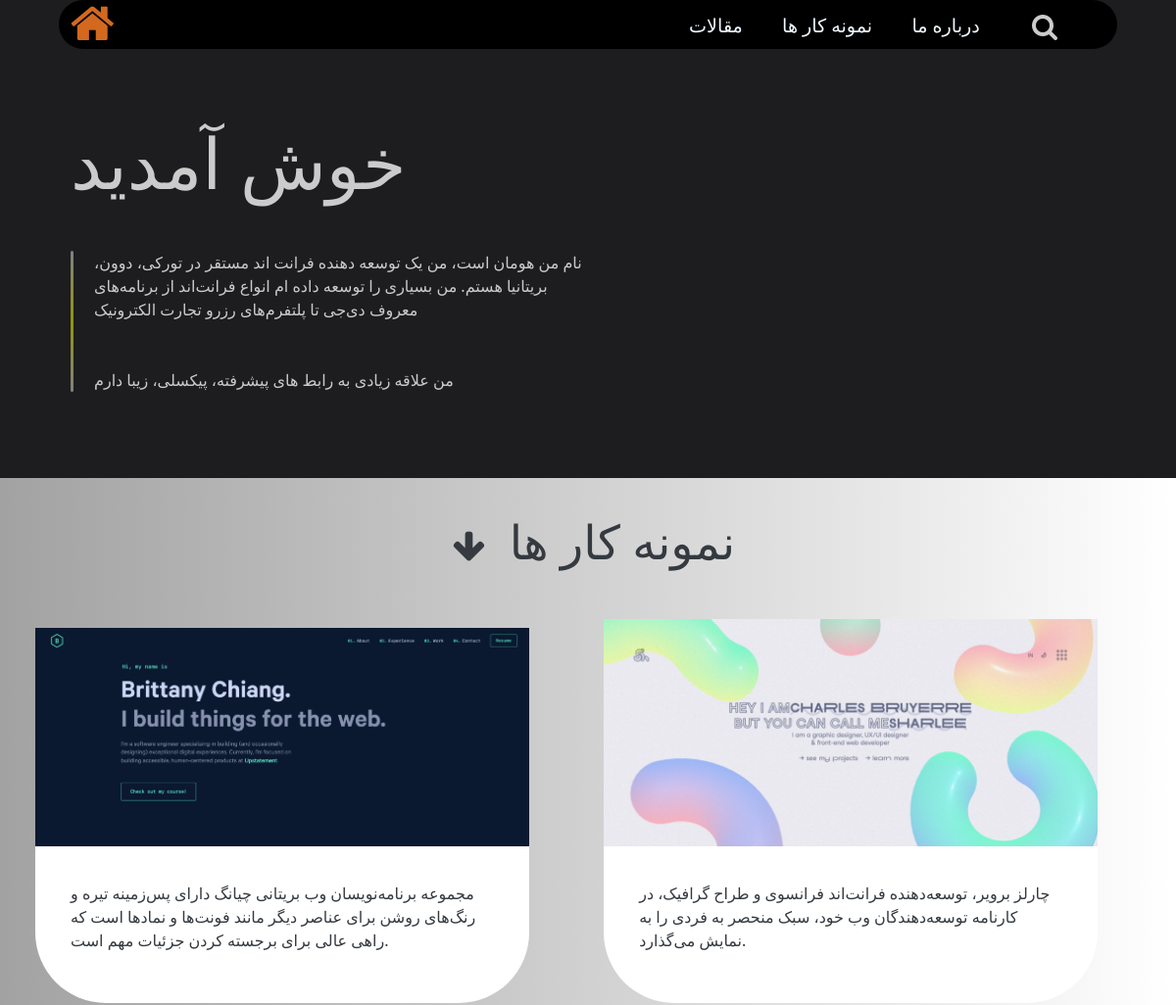
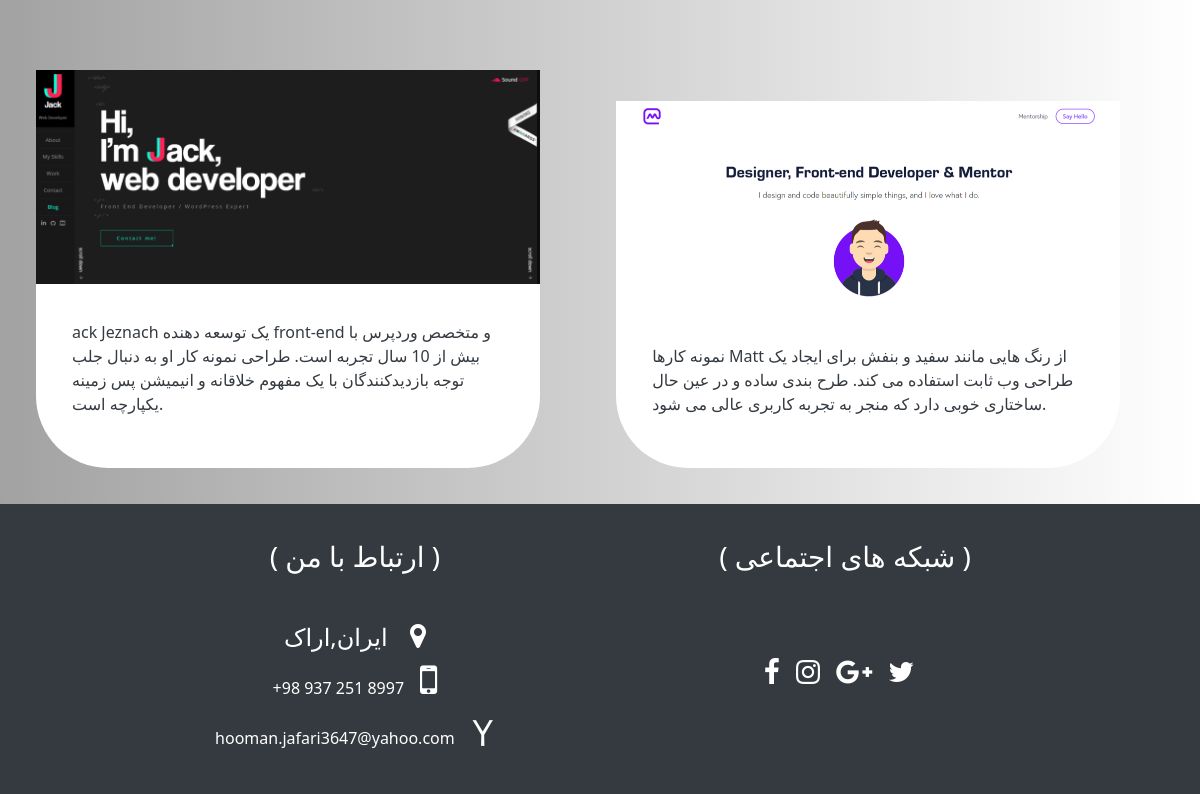
The app's page /cv/ with its own data (2 pictures, top to bottom).
### cv/models.py (models this page shows, shortened)
class MyCv(models.Model):
    img = models.ImageField(upload_to='img/%y')
    body = models.CharField(max_length=300)

### cv/views.py (the view)
# urls.py: path('', views.CvView.as_view(), name='cv_page'),
class CvView(View):
    def get(self, request):
        cv = MyCv.objects.all()
        return render(request, 'cv/cv.html', {'cv': cv})

### cv/templates/cv/cv.html (shortened to what this page needs)
<!DOCTYPE html>
<html lang="en">
<head>
    <link rel="stylesheet" href="/static/cv.css">
    <link href="https://cdn.jsdelivr.net/npm/bootstrap@5.3.2/dist/css/bootstrap.min.css" rel="stylesheet"
>
    <link rel="stylesheet" href="/static/Fonts/font-awesome-4.7.0/css/font-awesome.min.css">
</head>
<body>
    <div class="cv-app">
        <header class="cv-header">
            {% include 'includes/navbar.html' %}
            <div class="cv-header-content">
                <article class="cv-article">
                    <h3 class="mb-5">خوش آمدید</h3>
                    <div class="cv-article-p">
                        <div class="cv-wr"></div>
                        <p class="mb-5">نام من هومان است، من یک توسعه دهنده فرانت اند مستقر در تورکی، دوون، بریتانیا
                            هستم.
                            من بسیاری را
                            توسعه داده ام
                            انواع فرانت‌اند از برنامه‌های معروف دی‌جی تا پلتفرم‌های رزرو تجارت الکترونیک
                        </p>
                        <p>
                            من علاقه زیادی به رابط های پیشرفته، پیکسلی، زیبا دارم
                        </p>
                    </div>
                </article>
            </div>
        </header>
        <div class="cv-content">
            <h3><i class="fa fa-arrow-down"></i> نمونه کار ها</h3>
            {% for i in cv %}
            <div class="cv-item">
                <img src="{{ i.img.url }}" class="">
                <div>
                    <p>
                        {{ i.body }}
                    </p>
                </div>
            </div>
            {% endfor %}
        </div>
        {% include 'includes/footer.html' %}
    </div>
</body>
</html>

### templates/includes/navbar.html (shortened to what this page needs)
<nav class="nav-style position-relative">
    <div class="nav-left">
        <ul>
            <li class="nav-icon"><a class="nav-link text-info" href="{% url 'home:home' %}"><i class="fa fa-home"></i></a></li>
        </ul>
    </div>
    <div class="nav-right">
        <ul>
            <li class="nav-icon"><a class="nav-link" href="{% url 'article:article' %}">مقالات</a></li>
            <li class="nav-icon"><a class="nav-link" href="{% url 'cv:cv_page' %}"> نمونه کار ها</a></li>
            <li class="nav-icon"><a class="nav-link" href="{% url 'about-us:about_us' %}">درباره ما</a></li>
            <li class="nav-icon"><button onclick="SearchBox()" class="btn"><i class="fs-3 search-icon fa fa-search"></i></button></li>
        </ul>
    </div>
</nav>

### templates/includes/footer.html
<footer class="footer">
    <div class="container">
        <div class="footer-contact">
            <article class="lh-lg">
                <h3 class="mb-5">( ارتباط با من )</h3>
                <h4>
                    ایران,اراک
                    <i class="ms-3 fs-3 fa fa-map-marker"></i>
                </h4>
                <p>+98 937 251 8997<i class="ms-3 fs-1 fa fa-mobile"></i></p>
                <p>hooman.jafari3647@yahoo.com<i class="ms-3 fs-3 fa fa-yahoo"></i></p>
            </article>
        </div>
        <div class="social-media">
            <article >
                <h3 class="">( شبکه های اجتماعی )</h3>
                <a href="https://instagram.com/hooman_jafari76?utm_source=qr&igshid=MW10bzZoMTVsYzJheA==" target="_blank" class="text-white">
                    <i class="fa fa-facebook fs-3"></i>
                </a>
                <a href="https://instagram.com/hooman_jafari76?utm_source=qr&igshid=MW10bzZoMTVsYzJheA==" target="_blank" class="text-white">
                    <i class="fa fa-instagram fs-3"></i>
                </a>
                <a href="https://instagram.com/hooman_jafari76?utm_source=qr&igshid=MW10bzZoMTVsYzJheA==" target="_blank" class="text-white">
                    <i class="fa fa-google-plus fs-3"></i>
                </a>
                <a href="https://instagram.com/hooman_jafari76?utm_source=qr&igshid=MW10bzZoMTVsYzJheA==" target="_blank" class="text-white">
                    <i class="fa fa-twitter fs-3"></i>
                </a>
            </article>
        </div>
    </div>
</footer>

### static/cv.css (style rules this page uses)
.nav-style { background-color: black; }
.cv-app { background-color: #1D1D20; }
.cv-article { color: #CBCBCB; width: calc(100% / 2); display: inline-block; }
.cv-header-content { position: relative; padding: 6vw; }
.cv-article h3 { font-size: 6vw; }
.cv-wr { position: absolute; display: inline-block; background-image: radial-gradient(circle, rgba(255, 255, 0, 0.527), gray); border-radius: 3vw; height: 100%; width: 3px; }
.cv-article-p { position: relative; }
.cv-article-p p { margin-left: 2vw; }
.cv-content { background-image: linear-gradient(to right, #a2a2a2,white); }
.cv-item { width: calc(calc(100% / 2) - 8vw); height: 100%; background-color: white; color: #343A40; margin: 3vw; display: inline-block; border-radius: 0 0 6vw 6vw; }
.cv-item img { width: 100%; height: 100%; }
.cv-content h3 { text-align: center; font-size: 4vw; color: #343A40; padding-top: 3vw; }
.cv-content i { font-size: 3vw; padding: 1vw; }
.cv-item p { height: calc(100% / 7); padding: 3vw; }

### static/css.css (style rules this page uses)
* { margin: 0; padding: 0; }
.nav-icon { display: inline-block; list-style-type: none; margin-right: 3vw; font-size: 1.6vw; }
.nav-style { background-color: rgba(0, 0, 0, 0.2); color: aliceblue; width: 90%; margin: 0 auto; border-radius: 4vw; }
.position-relative { position: relative; }
.nav-left { display: inline-block; }
.nav-style ul { padding: 0 1vw; margin: 0; vertical-align: center; }
.nav-left i { font-size: 4vw; color: chocolate; }
.nav-right { float: right; display: inline-block; margin-top: 0.5vw; }
.nav-link { text-decoration: none; }
.footer { height: 100%; background-color: #343A40; background-size: cover; }
.container { height: 100%; text-align: center; padding: 3vw 0 2vw 0; }
.footer-contact { width: calc(calc(100% / 2) - 10vw); color: white; display: inline-block; margin-right: 4vw; }
.social-media { width: calc(calc(100% / 2) - 10vw); color: white; height: 100%; display: inline-block; vertical-align: top; }
.social-media h3 { margin-bottom: 3vw; }
.social-media article { vertical-align: top; }
.social-media a { display: inline-block; margin: 4vw 1vw 0 0; }
.search-icon { color: #CBCBCB; }

### records on screen
MyCv: img (picture), body "مجموعه برنامه‌نویسان وب بریتانی چیانگ دارای پس‌زمینه تیره و رنگ‌های روشن برای عناصر دیگر مانند فونت‌ها و نمادها است که راهی عالی برای برجسته کردن جزئیات مهم است."
MyCv: img (picture), body "چارلز برویر، توسعه‌دهنده فرانت‌اند فرانسوی و طراح گرافیک، در کارنامه توسعه‌دهندگان وب خود، سبک منحصر به فردی را به نمایش می‌گذارد."
MyCv: img (picture), body "ack Jeznach یک توسعه دهنده front-end و متخصص وردپرس با بیش از 10 سال تجربه است. طراحی نمونه کار او به دنبال جلب توجه بازدیدکنندگان با یک مفهوم خلاقانه و انیمیشن پس زمینه یکپارچه است."
MyCv: img (picture), body "نمونه کارها Matt از رنگ هایی مانند سفید و بنفش برای ایجاد یک طراحی وب ثابت استفاده می کند. طرح بندی ساده و در عین حال ساختاری خوبی دارد که منجر به تجربه کاربری عالی می شود."
